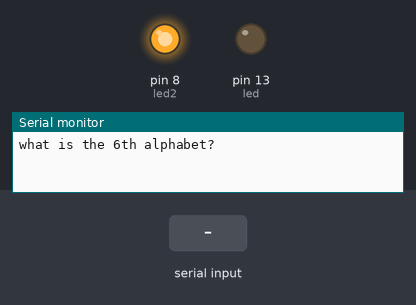
This sketch was run on a simulated Arduino Uno, built with avr-gcc and run on an emulated ATmega328P. On the bench: output pins drawn as LEDs (lit = HIGH), the last lines printed to the serial monitor. The inputs (shaded band) are chosen by the test bench.

Above: at 1.2 s.
1.3 s: "F" received over Serial
At 1.9 s:
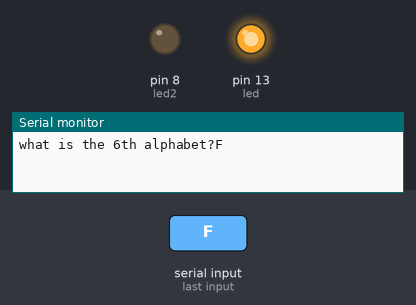
2.8 s: "1" received over Serial
At 4.7 s:
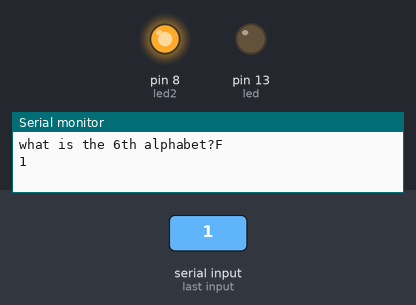
Timing chart, 0 to 6.2 s (numbered marks = the images above; inputs shaded):
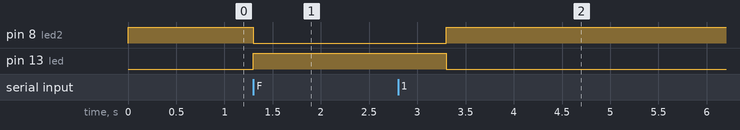

Measured:
- after the input at 1.3 s, pin 8 (led2): HIGH → LOW at once; pin 13 (led): LOW → HIGH at once
- after the input at 2.8 s, pin 8 (led2): LOW → HIGH after 0.50 s; pin 13 (led): HIGH → LOW after 0.50 s

The sketch:

mcq_machine.ino
```cpp
int led=13;
int led2=8;


char t;
void setup() {
  Serial.begin(9600);
  pinMode(led,OUTPUT);
    pinMode(led2,OUTPUT);
    Serial.print("what is the 6th alphabet?");

}

void loop() {
  while(Serial.available()>0){
     t=Serial.read();
      Serial.println(t);
  }
  if(t=='F'){
    digitalWrite(led,1);
    digitalWrite(led2,0);
    delay(1000);

  }
   else{
    digitalWrite(led,0);
    digitalWrite(led2,1);
  }
}
```
